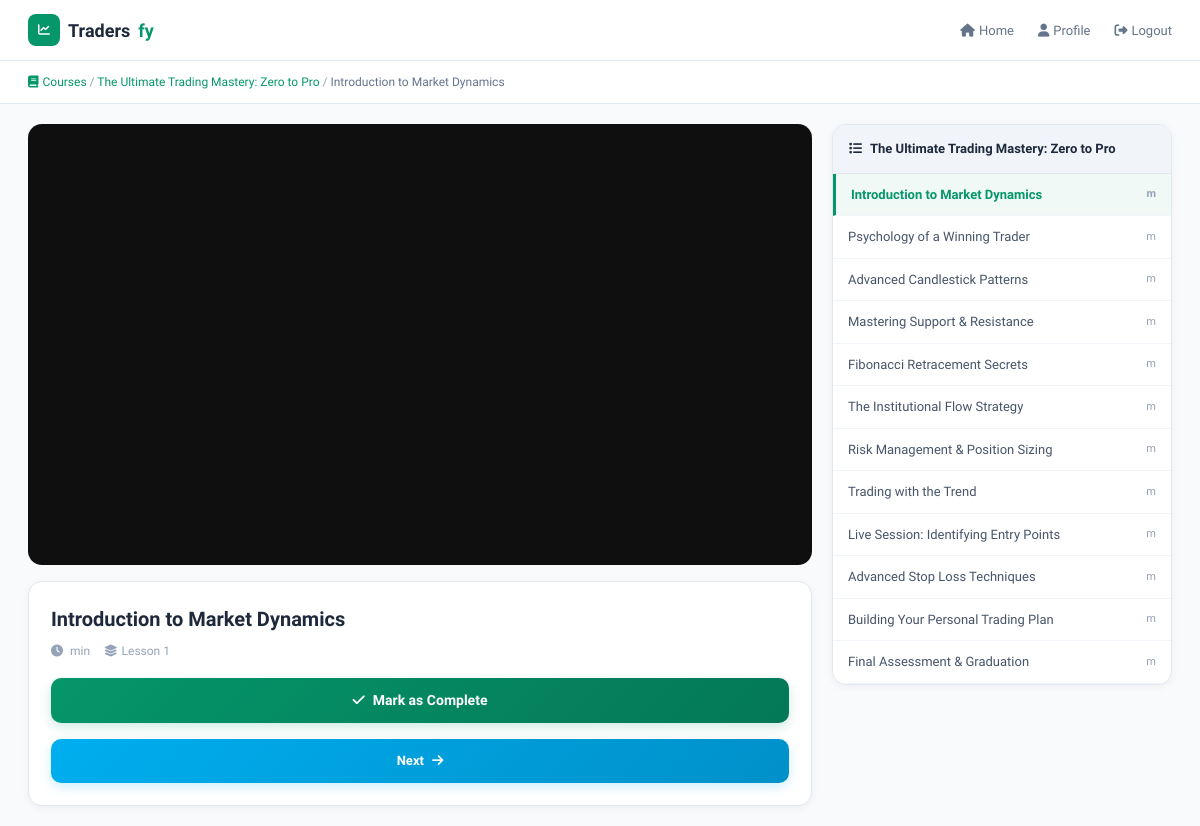
Screenshot of /courses/the-ultimate-trading-mastery-zero-to-pro/lessons/introduction-to-market-dynamics/ with the database file from the repository.
### core/models.py (models this page shows, shortened)
class Course(models.Model):
    LANGUAGE_CHOICES = [
        ('Tamil', 'Tamil'),
        ('English', 'English'),
        ('Hindi', 'Hindi'),
        ('Kannada', 'Kannada'),
    ]
    LEVEL_CHOICES = [
        ('Beginner', 'Beginner'),
        ('Intermediate', 'Intermediate'),
        ('Advanced', 'Advanced'),
    ]
    title = models.CharField(max_length=255)
    slug = models.SlugField(unique=True)
    thumbnail_url = models.URLField(max_length=500, blank=True, null=True)
    category = models.CharField(max_length=100, default="Web Design")
    language = models.CharField(max_length=20, choices=LANGUAGE_CHOICES, default='Tamil')
    rating = models.DecimalField(max_digits=3, decimal_places=1, default=5.0)
    review_count = models.IntegerField(default=1000)
    level = models.CharField(max_length=20, choices=LEVEL_CHOICES, default='Beginner')
    duration_hours = models.IntegerField(default=2)
    duration_minutes = models.IntegerField(default=0)
    total_lessons = models.IntegerField(default=10)
    total_quizzes = models.IntegerField(default=10)
    price = models.DecimalField(max_digits=10, decimal_places=2, default=399.00)
    author_name = models.CharField(max_length=100, default="Kevin Marks")
    author_avatar_url = models.URLField(max_length=500, blank=True, null=True)
    short_description = models.TextField(blank=True)
    description = models.TextField(blank=True)
    is_published = models.BooleanField(default=True)
    created_at = models.DateTimeField(default=timezone.now)
    updated_at = models.DateTimeField(auto_now=True)
    expiry_duration_days = models.PositiveIntegerField(default=365, help_text="Duration in days for course access after enrollment")
    prevent_screenshots = models.BooleanField(default=True, help_text="Attempt to block screenshots and screen recording")
    restrict_downloads = models.BooleanField(default=True, help_text="Disable right-click and common download methods")
    class Meta:
        verbose_name_plural = "Courses"
        ordering = ['-created_at']

class Lesson(models.Model):
    course = models.ForeignKey(Course, on_delete=models.CASCADE, related_name='lessons')
    section_name = models.CharField(max_length=255, default="Introduction")
    title = models.CharField(max_length=255)
    slug = models.SlugField(default="lesson-slug")
    video_file = models.FileField(upload_to='protected_videos/', blank=True, null=True, help_text="Upload video for secure streaming")
    video_url = models.URLField(max_length=500, blank=True, null=True, help_text="Fallback stream source URI")
    thumbnail = models.ImageField(upload_to='lesson_thumbnails/', blank=True, null=True)
    is_preview = models.BooleanField(default=False)
    order = models.PositiveIntegerField(default=0)
    is_locked = models.BooleanField(default=False, help_text="Whether this lesson is locked until previous lessons are completed")
    lesson_file = models.FileField(upload_to='lesson_files/', blank=True, null=True, help_text="Optional downloadable file for this lesson")
    question_text = models.TextField(blank=True, null=True, help_text="If present, student must answer this to complete the lesson")
    correct_answer = models.CharField(max_length=255, blank=True, null=True, help_text="Required answer if question_text is provided")
    created_at = models.DateTimeField(default=timezone.now)
    class Meta:
        ordering = ['order']
        verbose_name_plural = "Lessons"

### core/views.py (the view)
# urls.py: path('courses/<slug:course_slug>/lessons/<slug:lesson_slug>/', lesson_detail, name='lesson_detail'),
def lesson_detail(request, course_slug, lesson_slug):
    course = get_object_or_404(Course, slug=course_slug, is_published=True)
    lesson = get_object_or_404(Lesson, slug=lesson_slug, course=course)
    has_access = False
    if request.user.is_authenticated:
        has_access = CourseAccess.objects.filter(user=request.user, course=course).exists()
    if not has_access and not lesson.is_preview:
        messages.error(request, "You do not have access to this lesson. Please purchase the course.")
        return redirect('course_detail', course_slug=course_slug)
    return render(request, 'core/lesson_player.html', {
        'course': course,
        'lesson': lesson,
        'has_access': has_access,
        'completed_lesson_ids': [], # Add logic here if tracking progress
        'next_lesson': Lesson.objects.filter(course=course, order__gt=lesson.order).first(),
        'previous_lesson': Lesson.objects.filter(course=course, order__lt=lesson.order).last(),
    })

### core/templates/core/lesson_player.html (shortened to what this page needs)
<!DOCTYPE html>
<html lang="en">
<head>
    <script src="https://cdn.tailwindcss.com"></script>
    <link rel="stylesheet" href="https://cdnjs.cloudflare.com/ajax/libs/font-awesome/6.4.0/css/all.min.css">
</head>
<body>
    <div class="nav-bar">
        <div class="logo">
            <div class="icon-box">
                <i class="fas fa-chart-line text-white text-xs"></i>
            </div>
            Traders<span class="text-emerald-600">fy</span>
        </div>
        <div class="nav-links">
            <a href="{% url 'home' %}"><i class="fas fa-home mr-1"></i>Home</a>
            <a href="{% url 'profile' %}"><i class="fas fa-user mr-1"></i>Profile</a>
            <a href="{% url 'logout' %}"><i class="fas fa-sign-out-alt mr-1"></i>Logout</a>
        </div>
    </div>
    <div class="breadcrumb">
        <a href="{% url 'course_catalog' %}"><i class="fas fa-book mr-1"></i>Courses</a>
        <span> / </span>
        <a href="{% url 'course_detail' course.slug %}">{{ course.title }}</a>
        <span> / </span>
        <span style="color:#64748b;">{{ lesson.title }}</span>
    </div>
    <div class="player-container">
        <div>
            <div class="video-player" id="videoWrapper">
                {% if lesson.video %}
                    <div id="videoOverlay" class="absolute inset-0 z-10 bg-transparent cursor-default" oncontextmenu="return false;"></div>
                    <video id="lessonVideo" class="w-full h-full rounded-xl" controls controlsList="nodownload noremoteplayback" oncontextmenu="return false;">
                        <source src="{% url 'stream_video' lesson.id %}" type="video/mp4">
                        Your browser does not support the video tag.
                    </video>
                {% elif lesson.video_url %}
                    <iframe src="{{ lesson.video_url }}" allowfullscreen></iframe>
                {% endif %}
            </div>
            <div class="lesson-info">
                <div class="lesson-title">{{ lesson.title }}</div>
                <div class="lesson-meta">
                    <span><i class="fas fa-clock mr-1"></i>{{ lesson.duration }} min</span>
                    <span><i class="fas fa-layer-group mr-1"></i>Lesson {{ lesson.order }}</span>
                </div>
                <form method="POST" action="{% url 'mark_lesson_complete' course.slug lesson.slug %}" style="margin-bottom:16px;">
                    {% if is_completed %}
                        <button type="button" class="btn-complete" disabled>
                            <i class="fas fa-check-circle mr-2"></i>Completed
                        </button>
                    {% else %}
                        <button type="submit" class="btn-complete">
                            <i class="fas fa-check mr-2"></i>Mark as Complete
                        </button>
                    {% endif %}
                </form>
                <div class="lesson-nav">
                    {% if next_lesson %}
                    <a href="{% url 'lesson_detail' course.slug next_lesson.slug %}" class="btn-nav-next">
                        Next<i class="fas fa-arrow-right ml-2"></i>
                    </a>
                    {% endif %}
                </div>
            </div>
        </div>
        <div class="lesson-sidebar">
            <div class="sidebar-title"><i class="fas fa-list mr-2"></i>{{ course.title }}</div>
            <div style="max-height:600px; overflow-y:auto;">
                {% for l in course.lessons.all %}
                <a href="{% url 'lesson_detail' course.slug l.slug %}"
                   class="lesson-item {% if l.id == lesson.id %}active{% endif %} {% if l.id in completed_lesson_ids %}completed{% endif %}">
                    <span style="flex:1;">{{ l.title }}</span>
                    <span class="lesson-duration">{{ l.duration }}m</span>
                </a>
                {% endfor %}
            </div>
        </div>
    </div>
</body>
</html>

### core/templates/core/lesson_player.html (style rules this page uses)
* { box-sizing: border-box; }
body { background: #f8fafc; color: #1e293b; font-family: 'Plus Jakarta Sans', sans-serif; margin: 0; }
.nav-bar { background: #ffffff; border-bottom: 1px solid #e2e8f0; padding: 14px 28px; display: flex; justify-content: space-between; align-items: center; position: sticky; top: 0; z-index: 100; }
.logo { font-size: 18px; font-weight: 800; color: #1e293b; display: flex; align-items: center; gap: 8px; }
.logo .icon-box { background: #059669; width: 32px; height: 32px; border-radius: 8px; display: flex; align-items: center; justify-content: center; }
.nav-links a { color: #64748b; text-decoration: none; font-size: 13px; font-weight: 500; margin-left: 20px; transition: color 0.15s; }
.breadcrumb { padding: 12px 28px; background: #ffffff; border-bottom: 1px solid #e2e8f0; font-size: 12px; color: #94a3b8; }
.breadcrumb a { color: #059669; text-decoration: none; }
.player-container { display: grid; grid-template-columns: 1fr 340px; gap: 20px; padding: 20px 28px; max-width: 1400px; margin: 0 auto; }
.video-player { background: #0f0f0f; border-radius: 14px; overflow: hidden; aspect-ratio: 16/9; position: relative; }
.video-player iframe { width: 100%; height: 100%; border: none; }
.lesson-info { background: #ffffff; border: 1px solid #e2e8f0; border-radius: 14px; padding: 22px; margin-top: 16px; box-shadow: 0 2px 8px rgba(15,23,42,.05); }
.lesson-title { font-size: 20px; font-weight: 800; color: #1e293b; margin-bottom: 8px; }
.lesson-meta { font-size: 12px; color: #94a3b8; margin-bottom: 18px; display: flex; gap: 14px; }
.btn-complete { background: linear-gradient(135deg, #059669, #047857); color: white; padding: 12px 24px; border-radius: 10px; font-weight: 700; border: none; cursor: pointer; transition: all 0.2s; width: 100%; font-family: inherit; font-size: 14px; box-shadow: 0 4px 12px rgba(5,150,105,0.2); }
.lesson-nav { display: flex; gap: 10px; margin-top: 16px; }
.btn-nav-next { flex: 1; background: linear-gradient(135deg, #00AEEF, #0090c9); color: #ffffff; padding: 12px; border-radius: 10px; text-align: center; text-decoration: none; font-weight: 700; transition: all 0.2s; font-size: 13px; font-family: inherit; box-shadow: 0 4px 12px rgba(0,174,239,0.2); }
.lesson-sidebar { background: #ffffff; border: 1px solid #e2e8f0; border-radius: 14px; overflow: hidden; box-shadow: 0 2px 8px rgba(15,23,42,.05); align-self: start; position: sticky; top: 76px; }
.sidebar-title { background: #f1f5f9; color: #1e293b; padding: 14px 16px; font-weight: 700; font-size: 13px; border-bottom: 1px solid #e2e8f0; }
.lesson-item { padding: 11px 15px; border-bottom: 1px solid #f1f5f9; cursor: pointer; transition: background 0.15s; display: flex; align-items: center; gap: 10px; text-decoration: none; color: #475569; font-size: 13px; }
.lesson-item.active { background: rgba(5,150,105,0.06); color: #059669; font-weight: 600; border-left: 3px solid #059669; }
.lesson-duration { font-size: 11px; color: #94a3b8; margin-left: auto; }

### rows the page displays
Course: title "The Ultimate Trading Mastery: Zero to Pro"
Lesson: title "Introduction to Market Dynamics", order "1"
Lesson: title "Psychology of a Winning Trader"
Lesson: title "Advanced Candlestick Patterns"
Lesson: title "Mastering Support & Resistance"
Lesson: title "Fibonacci Retracement Secrets"
Lesson: title "The Institutional Flow Strategy"
Lesson: title "Risk Management & Position Sizing"
Lesson: title "Trading with the Trend"
Lesson: title "Live Session: Identifying Entry Points"
Lesson: title "Advanced Stop Loss Techniques"
Lesson: title "Building Your Personal Trading Plan"
Lesson: title "Final Assessment & Graduation"
